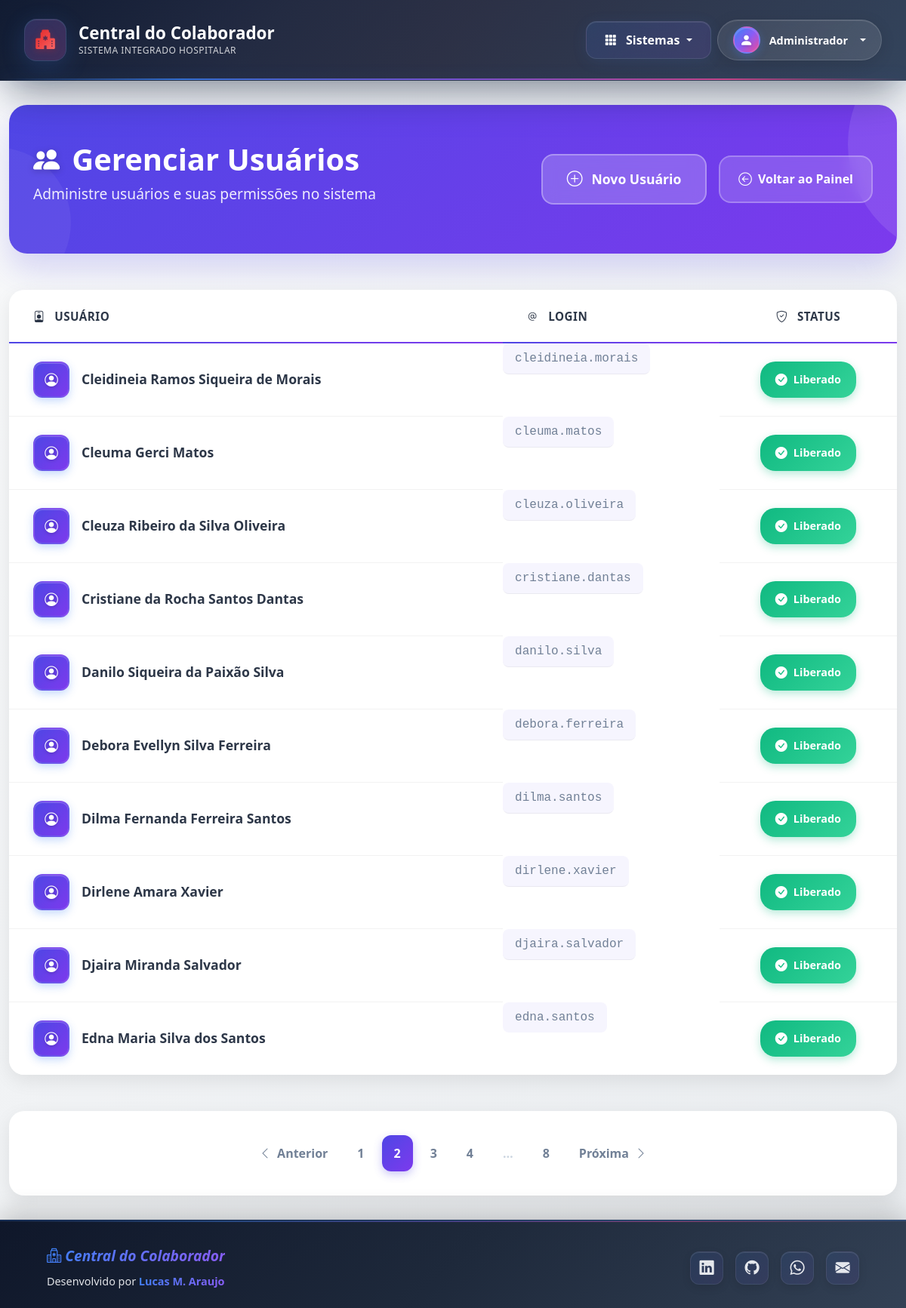
The page /admin/users?page=2 (signed in) on the database its author committed.
### app/models.py (models this page shows, shortened)
class User(db.Model, UserMixin):
    __tablename__ = 'users'
    id = db.Column(db.Integer, primary_key=True)
    name = db.Column(db.String(100), nullable=False)
    username = db.Column(db.String(50), unique=True, nullable=False)
    password = db.Column(db.String(200), nullable=False)
    profile = db.Column(db.String(200), nullable=False)
    email = db.Column(db.String(120), unique=True, nullable=False)
    is_active = db.Column(db.Boolean, default=True, nullable=False)
    creation_date = db.Column(db.DateTime, nullable=False, default=datetime.utcnow)
    last_login = db.Column(db.DateTime, nullable=True)
    notices = db.relationship('Notice', back_populates='author')
    forms = db.relationship('Form', back_populates='worker', lazy='dynamic')
    shared_repositories = db.relationship('Repository', secondary=repository_access, back_populates='shared_with_users')

### app/routes/admin.py (the view, shortened to what this page needs)
@admin_bp.route("/users", methods=["GET", "POST"])
@login_required
@admin_required
def users():
    page_get = request.args.get('page', 1, type=int)
    pagination = User.query.order_by(User.name).paginate(page=page_get, per_page=10, error_out=False)
    users_in_page = pagination.items
    return render_template("users.html", users=users_in_page, pagination=pagination)

### app/__init__.py (called while the page is built)
def login_config(app):
    login_manager = LoginManager()
    login_manager.init_app(app)
    login_manager.login_view = 'auth.login'
    login_manager.login_message = "Por favor, realize o login para acessar esta página."
    login_manager.login_message_category = "info"
    @login_manager.user_loader
    def load_user(id):
        return db.session.get(User, int(id))

### app/routes/admin.py (called while the page is built)
def admin_required(f):
    @wraps(f)
    def decorated_function(*args, **kwargs):
        if 'ADMIN' not in current_user.profile:
            flash("Acesso negado. Ação restrita a administradores.", "danger")
            return redirect(url_for('main.panel'))
        return f(*args, **kwargs)
    return decorated_function

### app/templates/users.html (shortened to what this page needs)
{% extends "navbar.html" %}
{% block content %}
<div class="manage-users-page">
    <div class="container">
        {% include 'partials/_flash_messages.html' %}
        <div class="manage-users-header">
            <div class="manage-users-header-content">
                <div class="manage-users-title-section">
                    <h1 class="manage-users-main-title">
                        <i class="bi bi-people-fill"></i>
                        Gerenciar Usuários
                    </h1>
                    <p class="manage-users-subtitle">
                        Administre usuários e suas permissões no sistema
                    </p>
                </div>
                <div class="manage-users-actions">
                    <button class="manage-users-create-btn" data-bs-toggle="modal" data-bs-target="#criarUsuarioModal">
                        <i class="bi bi-plus-circle"></i>
                        Novo Usuário
                    </button>
                    <a href="{{ url_for('main.panel') }}" class="manage-users-back-btn">
                        <i class="bi bi-arrow-left-circle"></i>
                        Voltar ao Painel
                    </a>
                </div>
            </div>
        </div>
        <div class="manage-users-section">
            <div class="manage-users-table-container">
                {% if users %}
                <table class="manage-users-table table table-hover align-middle mb-0">
                    <thead>
                        <tr>
                            <th>
                                <i class="bi bi-person-badge me-2"></i>
                                Usuário
                            </th>
                            <th>
                                <i class="bi bi-at me-2"></i>
                                Login
                            </th>
                            <th style="width: 20%; text-align: center;">
                                <i class="bi bi-shield-check me-2"></i>
                                Status
                            </th>
                        </tr>
                    </thead>
                    <tbody>
                        {% for user in users %}
                        <tr class="user-row" data-bs-toggle="modal" data-bs-target="#infoUsuarioModal"
                            data-user-id="{{ user.id }}"
                            data-user-nome="{{ user.name }}"
                            data-user-usuario="{{ user.username }}"
                            data-user-email="{{ user.email | default('') }}"
                            data-user-profile="{{ user.profile | join(',') if user.profile is iterable and user.profile is not string else (user.profile if user.profile else '') }}"
                            data-user-is-active="{{ user.is_active | tojson }}">
                            <td class="user-name-cell">
                                <div class="user-info-container">
                                    <div class="user-avatar">
                                        <i class="bi bi-person-circle"></i>
                                    </div>
                                    <div class="user-details">
                                        <p class="user-name">{{ user.name }}</p>
                                    </div>
                                </div>
                            </td>
                            <td class="user-username-cell">
                                <span class="user-username">{{ user.username }}</span>
                            </td>
                            <td class="user-status-cell">
                                {% if user.is_active %}
                                <span class="user-status-badge status-active">
                                    <i class="bi bi-check-circle-fill"></i>
                                    Liberado
                                </span>
                                {% else %}
                                <span class="user-status-badge status-inactive">
                                    <i class="bi bi-x-circle-fill"></i>
                                    Bloqueado
                                </span>
                                {% endif %}
                            </td>
                        </tr>
                        {% endfor %}
                    </tbody>
                </table>
                {% endif %}
            </div>
        </div>
        {% if pagination %}
        <div class="manage-users-pagination">
            <nav aria-label="Navegação de usuários">
                <ul class="pagination">
                    <li class="page-item {% if not pagination.has_prev %}disabled{% endif %}">
                        <a class="page-link" href="{{ url_for('admin.users', page=pagination.prev_num) }}">
                            <i class="bi bi-chevron-left me-1"></i>
                            Anterior
                        </a>
                    </li>
                    {% for p in pagination.iter_pages(left_edge=1, right_edge=1, left_current=2, right_current=2) %}
                    {% if p %}
                    <li class="page-item {% if p == pagination.page %}active{% endif %}">
                        <a class="page-link" href="{{ url_for('admin.users', page=p) }}">{{ p }}</a>
                    </li>
                    {% else %}
                    <li class="page-item disabled">
                        <span class="page-link">…</span>
                    </li>
                    {% endif %}
                    {% endfor %}
                    <li class="page-item {% if not pagination.has_next %}disabled{% endif %}">
                        <a class="page-link" href="{{ url_for('admin.users', page=pagination.next_num) }}">
                            Próxima
                            <i class="bi bi-chevron-right ms-1"></i>
                        </a>
                    </li>
                </ul>
            </nav>
        </div>
        {% endif %}
    </div>
</div>
{% endblock %}

### app/templates/navbar.html (shortened to what this page needs)
<!DOCTYPE html>
<html lang="pt-br" class="h-100">
<head>
    <link href="https://cdn.jsdelivr.net/npm/bootstrap@5.3.3/dist/css/bootstrap.min.css" rel="stylesheet">
    <link rel="stylesheet" href="https://cdn.jsdelivr.net/npm/bootstrap-icons@1.11.3/font/bootstrap-icons.min.css">
    <link rel="stylesheet" href="{{ url_for('static', filename='main.css') }}">
</head>
<body>
    {% if current_user.is_authenticated %}
    <nav class="navbar navbar-expand-lg navbar-dark shadow-lg navbar-custom no-print">
        <div class="container-fluid">
            <a class="navbar-brand navbar-brand-custom" href="{{ url_for('main.panel') }}">
                <div class="brand-container">
                    <div class="brand-icon-wrapper">
                        <i class="bi bi-hospital-fill brand-icon"></i>
                        <div class="heartbeat-effect"></div>
                    </div>
                    <div class="brand-text">
                        <span class="brand-title">Central do Colaborador</span>
                        <span class="brand-subtitle">Sistema Integrado Hospitalar</span>
                    </div>
                </div>
            </a>
            <div class="d-flex align-items-center ms-auto">
                <div class="dropdown me-2">
                    <button class="btn dropdown-toggle access-dropdown-button" type="button" id="acessosDropdown"
                        data-bs-toggle="dropdown" aria-expanded="false">
                        <i class="bi bi-grid-3x3-gap-fill me-2"></i>
                        <span>Sistemas</span>
                    </button>
                </div>
                <div class="dropdown">
                    <button class="btn dropdown-toggle user-dropdown-button" type="button" id="userDropdownGlobal"
                        data-bs-toggle="dropdown" aria-expanded="false">
                        <div class="user-avatar">
                            <i class="bi bi-person-fill"></i>
                        </div>
                        <div class="user-info d-none d-sm-block">
                            <span class="user-name">{{ current_user.name }}</span>
                        </div>
                    </button>
                </div>
            </div>
        </div>
    </nav>
    {% endif %}
    <main class="flex-shrink-0">
        {% block content %}{% endblock %}
    </main>
    <footer class="footer-premium no-print mt-auto">
        <div class="container">
            <div class="d-flex flex-wrap align-items-center justify-content-between">
                <div class="col-md-6 text-center text-md-start mb-3 mb-md-0">
                    <a href="{{ url_for('main.panel') }}" class="footer-brand">
                        <i class="bi bi-hospital"> Central do Colaborador</i>
                    </a>
                    <span class="footer-credit-text d-block mt-2">Desenvolvido por <strong>Lucas M.
                            Araujo</strong></span>
                </div>
                <div class="col-md-6 text-center text-md-end">
                    <a href="https://www.linkedin.com/in/mglucas0123/" target="_blank" rel="noopener noreferrer"
                        class="footer-social-link" title="LinkedIn">
                        <i class="bi bi-linkedin"></i>
                    </a>
                    <a href="https://github.com/mglucas0123" target="_blank" rel="noopener noreferrer"
                        class="footer-social-link" title="GitHub">
                        <i class="bi bi-github"></i>
                    </a>
                    <a href="https://wa.me/5534996854244" target="_blank" rel="noopener noreferrer"
                        class="footer-social-link" title="WhatsApp">
                        <i class="bi bi-whatsapp"></i>
                    </a>
                    <a href="mailto:lucasiturama2013@gmail.com" class="footer-social-link" title="Email">
                        <i class="bi bi-envelope-fill"></i>
                    </a>
                </div>
            </div>
        </div>
    </footer>
</body>
</html>

### rows shown on the page
User: name "Administrador"
User: name "Cleidineia Ramos Siqueira de Morais", username "cleidineia.morais", is_active True (drawn)
User: name "Cleuma Gerci Matos", username "cleuma.matos", is_active True (drawn)
User: name "Cleuza Ribeiro da Silva Oliveira", username "cleuza.oliveira", is_active True (drawn)
User: name "Cristiane da Rocha Santos Dantas", username "cristiane.dantas", is_active True (drawn)
User: name "Danilo Siqueira da Paixão Silva", username "danilo.silva", is_active True (drawn)
User: name "Debora Evellyn Silva Ferreira", username "debora.ferreira", is_active True (drawn)
User: name "Dilma Fernanda Ferreira Santos", username "dilma.santos", is_active True (drawn)
User: name "Dirlene Amara Xavier", username "dirlene.xavier", is_active True (drawn)
User: name "Djaira Miranda Salvador", username "djaira.salvador", is_active True (drawn)
User: name "Edna Maria Silva dos Santos", username "edna.santos", is_active True (drawn)

### other values the page prints
{{ p }} "1" "2" "3" "4" "8"
